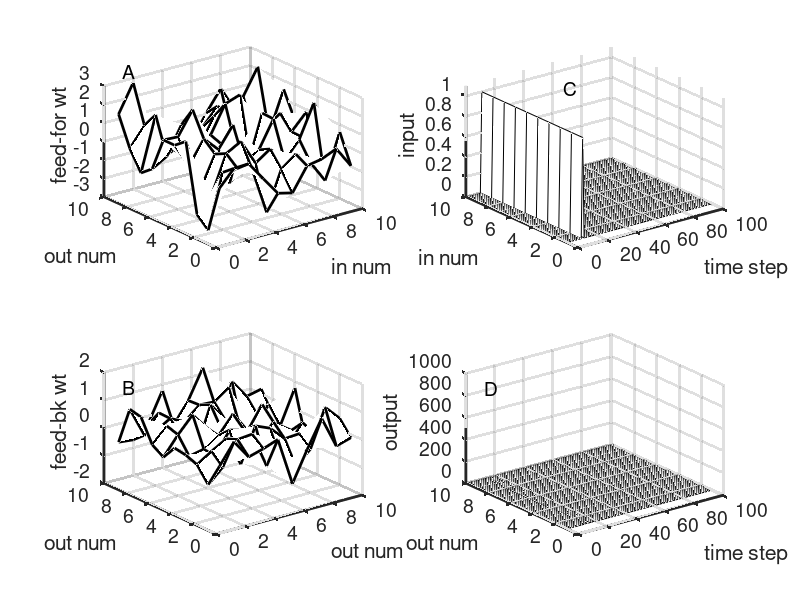

MATLAB code for this plot:
% BigMess.m
% this script will set up a single-layer network with
% random input and feedback connections and compute the 
% output to a pulse or step input

nIn=10; % set number of input units
nOut=10; % set number of output units

scw=0.5; % enter scale for feedback weights

inFlag=1; % set input flag (1 for pulse, 2 for step)

cut=0; % set cut-off 
sat=1000; % set saturation

tEnd=100; % set the last time step value
nTs=tEnd+1; % find the number of time steps

x=zeros(nIn,nTs); % open (define) an input hold matrix
start=11; % set a start time for the input
if inFlag==1, % if the input should be a pulse
    x(:,start)=ones(nIn,1); % then set input at only one time point
elseif inFlag==2, % if the input instead should be a step, then 
    x(:,start:nTs)=ones(nIn,nTs-start+1); % keep it up until the end
end % end the conditional

y=zeros(nOut,nTs); % open (define) an output hold vector

V=randn(nOut,nIn); % construct random feed-forward weight matrix
W=randn(nOut)*scw;% construct and scale random feedback weight matrix

for t=2:nTs, % at every time step (skipping the first)
    y(:,t)=W*y(:,t-1) + V*x(:,t-1); % compute the output
    y(:,t)=max(y(:,t),cut); % impose the cut-off constraint
    y(:,t)=min(y(:,t),sat); % impose the saturation constraint
end % end the for loop

%%%%%%%%%%%%%%%%%%%%%%%%%%%%%%%%%%%%%%%%%%%%%%%%%%%%%%%%%%%%%%%

% plot results (frills)
clf
subplot(221)
colormap([0 0 0])
mesh(V,'linewidth',2)
xlabel('in num','fontsize',14)
ylabel('out num','fontsize',14)
zlabel('feed-for wt','fontsize',14)
text(0.5,9,4,'A','fontsize',14) 
set(gca,'fontsize',14)
set(gca,'linewidth',2)

subplot(222)
mesh(x)
axis([0 nTs 0 nIn 0 1.1]) 
xlabel('time step','fontsize',14)
ylabel('in num','fontsize',14)
zlabel('input','fontsize',14)
text(60,9,0.9,'C','fontsize',14) 
set(gca,'fontsize',14)
set(gca,'linewidth',2)

subplot(223)
mesh(W,'linewidth',2)
xlabel('out num','fontsize',14)
ylabel('out num','fontsize',14)
zlabel('feed-bk wt','fontsize',14)
text(0.5,9,1.6,'B','fontsize',14) 
set(gca,'fontsize',14)
set(gca,'linewidth',2)

subplot(224)
mesh(y)
axis([0 nTs 0 nOut 0 sat+10]) 
xlabel('time step','fontsize',14)
ylabel('out num','fontsize',14)
zlabel('output','fontsize',14)
text(5,9,900,'D','fontsize',14) 
set(gca,'fontsize',14)
set(gca,'linewidth',2)

% plot results (no frills)
% subplot(221)
% mesh(V)
% xlabel('in num')
% ylabel('out num')
% zlabel('weight')
% subplot(222)
% mesh(x)
% axis([0 nTs 0 nIn 0 1.1]) 
% xlabel('time step')
% ylabel('in num')
% zlabel('input')
% subplot(223)
% mesh(W)
% xlabel('out num')
% ylabel('out num')
% zlabel('weight')
% subplot(224)
% mesh(y)
% axis([0 nTs 0 nOut 0 sat+10]) 
% xlabel('time step')
% ylabel('out num')
% zlabel('output')


